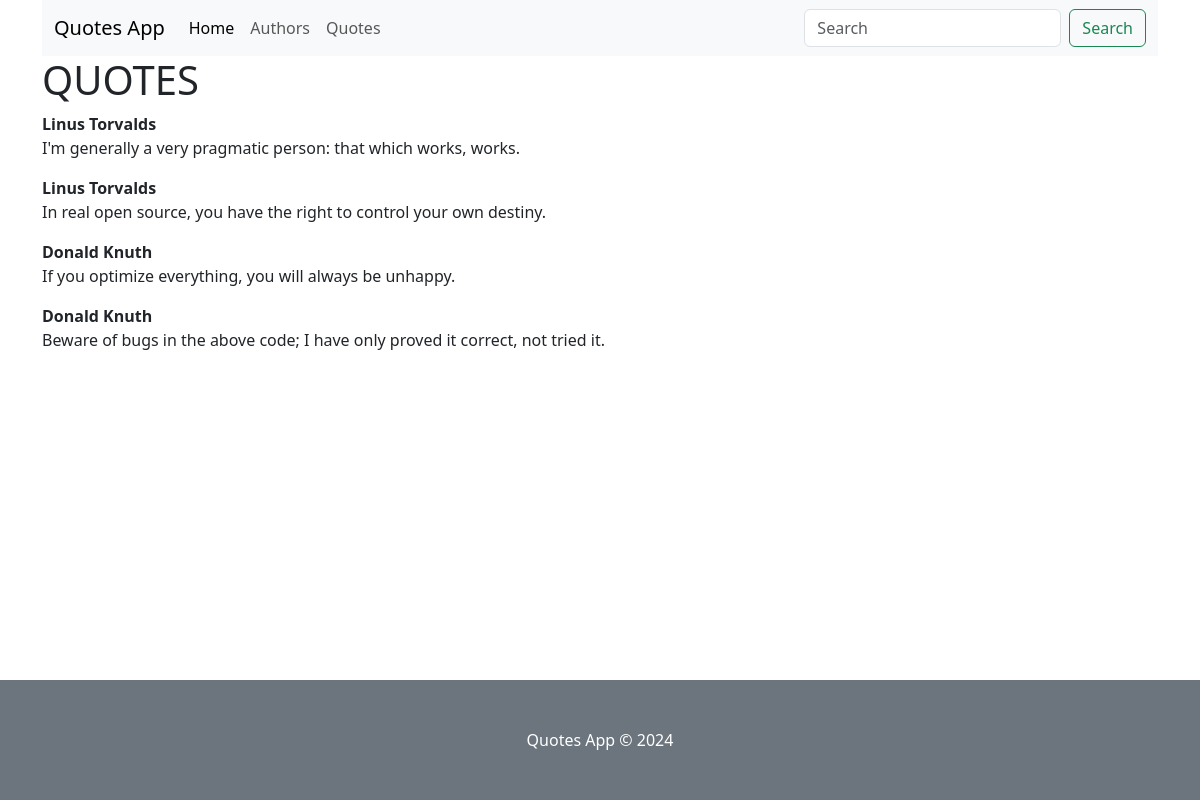
/quotes, run on an earlier commit of the app's database.
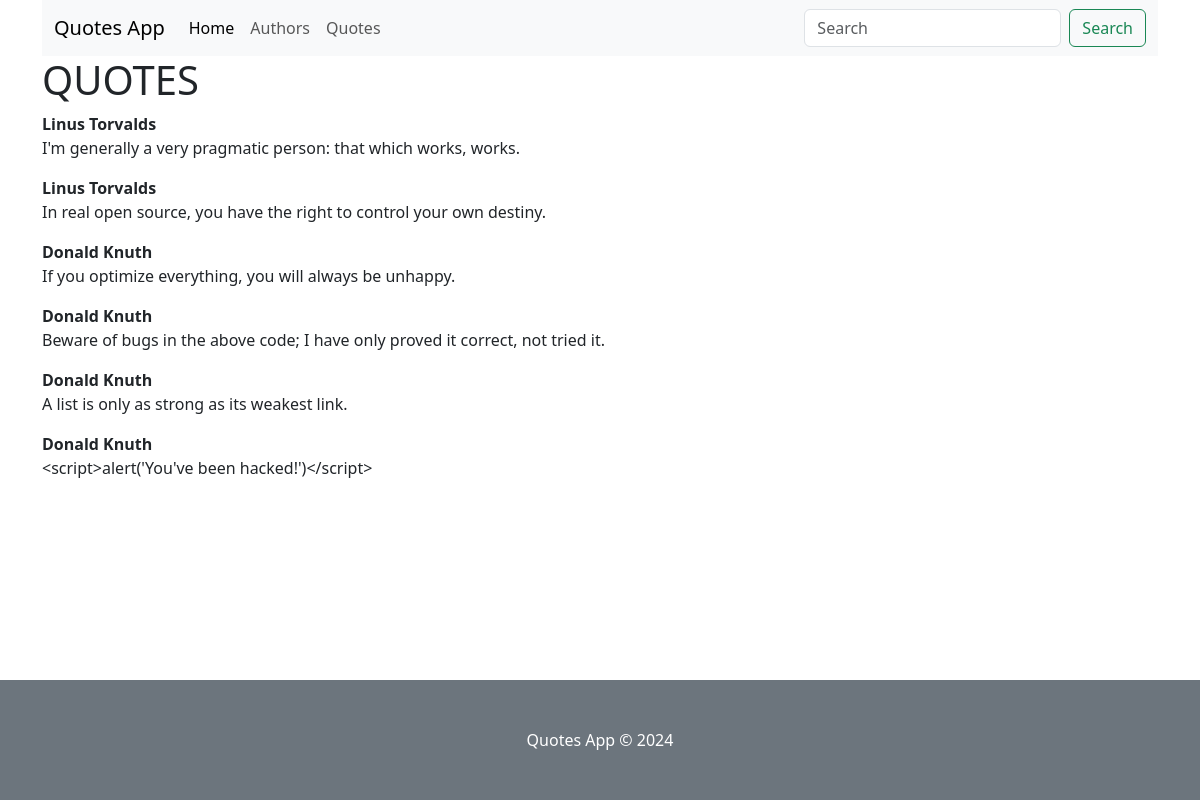
And on a later commit of the database.
### posts/models.py (models this page shows, shortened)
class Quote(models.Model):
    content = models.TextField()
    author = models.ForeignKey(Author, on_delete=models.CASCADE)

class Author(models.Model):
    name = models.CharField(max_length=100)

### posts/views.py (the view)
# urls.py: path('quotes', posts.views.quotes),
def quotes(request):
    all_quotes = Quote.objects.all()
    return render(request, "quotes.html", {'quotes': all_quotes})

### templates/quotes.html (shortened to what this page needs)
{% extends 'base.html' %}
{% block content %}
    <h1>QUOTES</h1>
    {% for quote in quotes %}
        <p>
            <b>{{ quote.author.name }}</b><br>
            {{ quote.content }}
        </p>
    {% endfor %}
{% endblock %}

### templates/base.html (shortened to what this page needs)
<!DOCTYPE html>
<html lang="en">
<head>
    <link href="https://cdn.jsdelivr.net/npm/bootstrap@5.3.3/dist/css/bootstrap.min.css" rel="stylesheet">
</head>
<body>
    <div class="container">
    <nav class="navbar navbar-expand-lg bg-body-tertiary">
        <div class="container-fluid">
          <a class="navbar-brand" href="#">Quotes App</a>
          <div class="collapse navbar-collapse" id="navbarSupportedContent">
            <ul class="navbar-nav me-auto mb-2 mb-lg-0">
              <li class="nav-item">
                <a class="nav-link active" aria-current="page" href="/">Home</a>
              </li>
              <li class="nav-item">
                <a class="nav-link" href="/authors">Authors</a>
              </li>
              <li class="nav-item">
                <a class="nav-link" href="/quotes">Quotes</a>
              </li>
            </ul>
            <form class="d-flex" role="search">
              <input class="form-control me-2" type="search" placeholder="Search" aria-label="Search">
              <button class="btn btn-outline-success" type="submit">Search</button>
            </form>
          </div>
        </div>
      </nav>
    {% block content %}{% endblock %}
    <footer class="fixed-bottom pt-5 pb-5 text-bg-secondary" style="text-align: center;">
        Quotes App &copy; 2024
    </footer>
    </div>
</body>
</html>

What changed in the data, as far as the page shows it:
added Quote: author.name "Donald Knuth", content "A list is only as strong as its weakest link."
added Quote: author.name "Donald Knuth", content "<script>alert('You've been hacked!')</script>"
